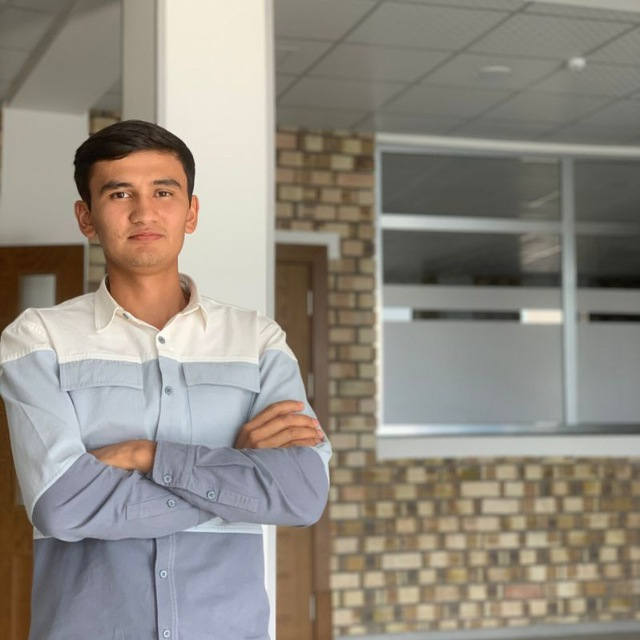
#> input picture myphoto.jpg, 640 x 640 px, given in place of the camera
$ python faceDetection_fron_stream.py
#> lines starting #> are read from the running program, lines starting #| are printed output that depends on the picture; after the words box and inside, x2 and y2 are one past the last pixel; in counts of white or black regions, pixels touching at a corner belong together
import cv2

#cap = cv2.VideoCapture(r'D:\Projects\resourses\vf.avi')
#cap = cv2.VideoCapture(r'D:\Projects\resourses\videos\cars_1.mp4')
cap = cv2.VideoCapture(0)

if (cap.isOpened() == False):
    print("Error opening video file")

haar_cascade = cv2.CascadeClassifier('Haarcascade_frontalface_default.xml')
while (cap.isOpened()):
    ret, frame = cap.read()
#> frame is the input picture: shape (640, 640, 3); mean B, G, R 128.9, 138.6, 145
    if ret == True:
        gray_img = cv2.cvtColor(frame, cv2.COLOR_BGR2GRAY)
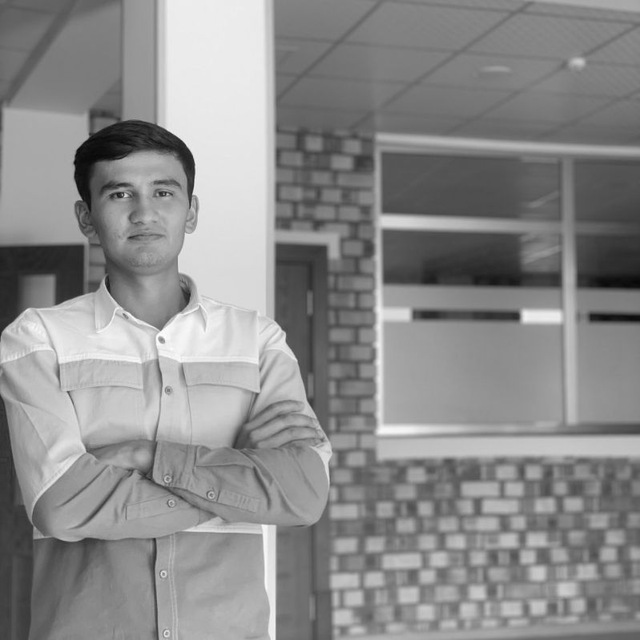
#> gray_img: shape (640, 640); min 7, max 254, mean 139.4
        faces_rect = haar_cascade.detectMultiScale(gray_img, 1.1, 9)
#> faces_rect = [[81, 146, 123, 123]]

        for (x, y, w, h) in faces_rect:
            face = frame[y:y+h ,x:x+w]
            faces_resize = cv2.resize(face, (150,150),interpolation = cv2.INTER_LINEAR)
            cv2.imshow('myFace', faces_resize)

            cv2.rectangle(frame, (x, y), (x + w, y + h), (0, 0, 255), 2)
#> this loop made 1 pass
#> pass 1, `face = frame[y:y+h ,x:x+w]`:
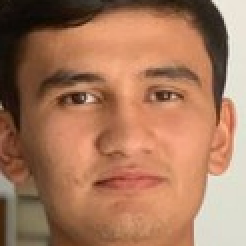
#> face: shape (123, 123, 3) (shown 2 times larger); mean B, G, R 92.1, 119.9, 166.9
#> after the loop:
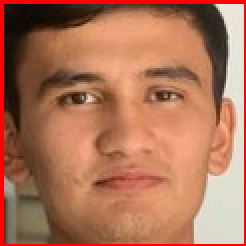
#> face: shape (123, 123, 3) (shown 2 times larger); 4.82% of pixels changed, all inside (x1, y1, x2, y2) = (0, 0, 123, 123)
#> after the loop:
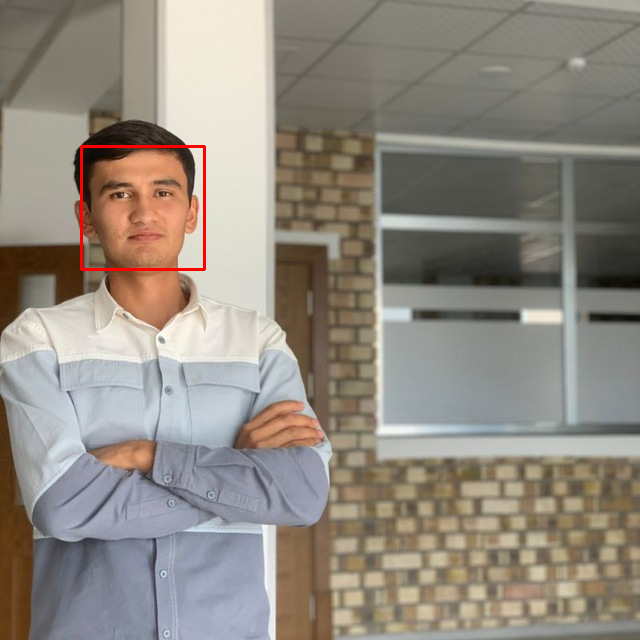
#> frame: shape (640, 640, 3); 0.36% of pixels changed, all inside (x1, y1, x2, y2) = (80, 145, 206, 271)


        cv2.imshow('Frame', frame)
        if cv2.waitKey(20) & 0xFF == ord('q'):
#> (key q is pressed here)
            break
    else:
        break

cap.release()

cv2.destroyAllWindows()

$ run again, on myfase.jpg
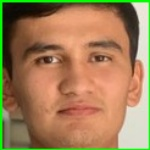
#> input picture myfase.jpg, 150 x 150 px, given in place of the camera
#> frame is the input picture: shape (150, 150, 3); mean B, G, R 88, 127.5, 161.2
#> faces_rect = [[12, 9, 130, 130]]
#> the loop `for (x, y, w, h) in faces_rect:` made 1 pass
#> after the loop `for (x, y, w, h) in faces_rect:`:
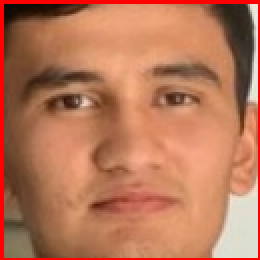
#> face: shape (130, 130, 3) (shown 2 times larger); mean B, G, R 88.5, 118.6, 184.4
#> after the loop `for (x, y, w, h) in faces_rect:`:
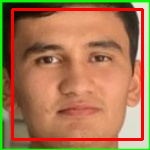
#> frame: shape (150, 150, 3); 6.92% of pixels changed, all inside (x1, y1, x2, y2) = (11, 8, 144, 141)
